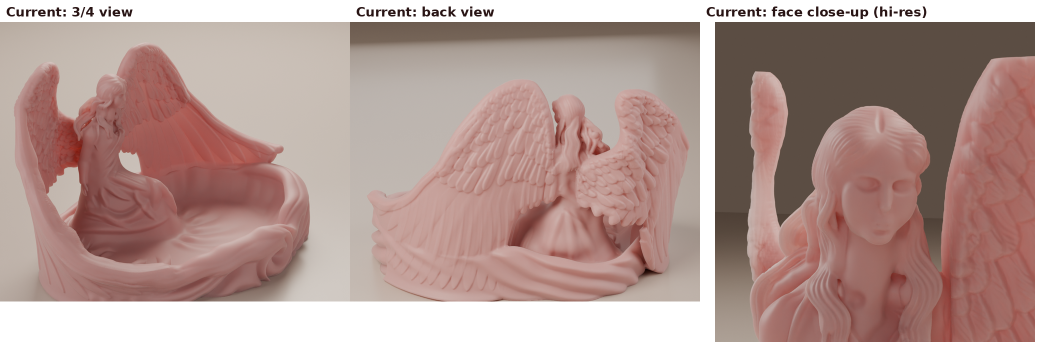
#> input picture angel-dish/progress/angel_progress_views.png, 2100 x 684 px, given in place of angel_progress_views.png.tmp.png, which was not available (shown at 1/2 size)
$ python dish_vs.py ../progress/angel_progress_views.png
#> lines starting #> are read from the running program, lines starting #| are printed output that depends on the picture; pictures that were not available may be replaced by others from this repository, and a replacement may not be noted
"""Unrolled relief crop of the outer wall (shaded), fast.  python3 dish_vs.py out.png [s0 s1] [--fine]"""
import sys, subprocess
from PIL import Image
a = sys.argv[1:]
s0, s1 = (float(a[1]), float(a[2])) if len(a) > 2 and not a[1].startswith('--') else (-40.0, 90.0)
subprocess.run([sys.executable, 'dish_viz.py', a[0] + '.tmp.png', '--s0', str(s0), '--s1', str(s1)] + (['--fine'] if '--fine' in a else []), check=True, capture_output=True)
#> (this line was passed over: subprocess is not available in this run)
im = Image.open(a[0] + '.tmp.png'); w, h = im.size
#> further down, im is the input picture: PIL image 2100x684 RGB; mean R, G, B 177.7, 150.7, 144.7
#> after `w, h = im.size`: w = 2100; h = 684
im = im.crop((0, int(h * 0.12), w, h // 2))
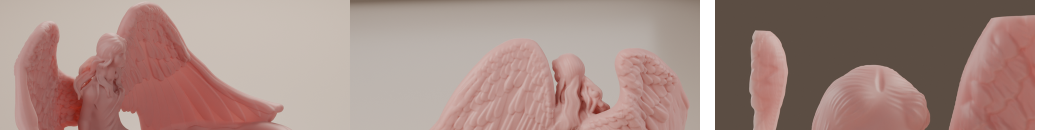
#> im: PIL image 2100x260 RGB (shown at 1/2 size); mean R, G, B 166.6, 139.8, 132.5
sc = 1200.0 / w
#> sc = 0.571
im.resize((1200, int(im.size[1] * sc * 1.0))).save(a[0])
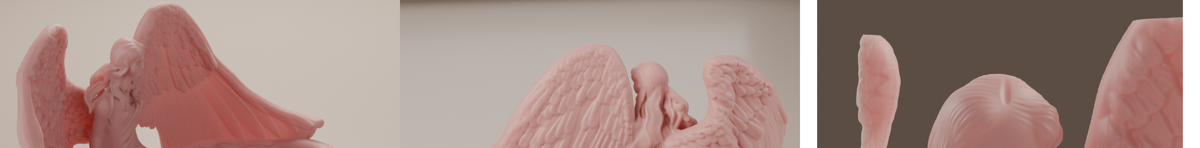
#> saved as angel_progress_views.png: PIL image 1200x148 RGB; mean R, G, B 166.6, 139.8, 132.5
print(a[0])

$ run again, on angel-dish/progress/best_of_threeq.png
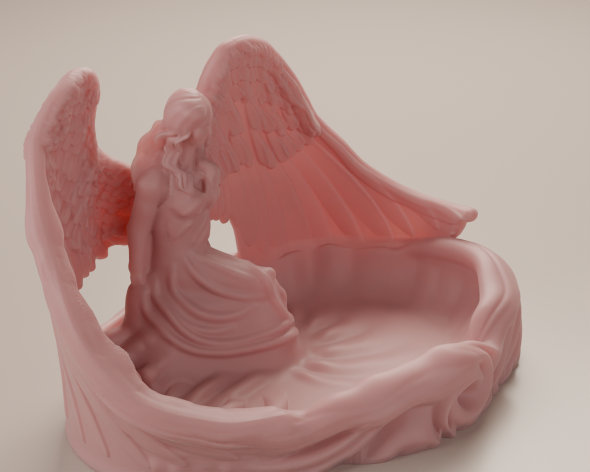
#> input picture angel-dish/progress/best_of_threeq.png, 1179 x 943 px, given in place of best_of_threeq.png.tmp.png, which was not available (shown at 1/2 size)
#> im is the input picture: PIL image 1179x943 RGBA; mean R, G, B, A 175.2, 142.1, 135.5, 255
#> `im = im.crop((0, int(h * 0.12), w, h // 2))`:
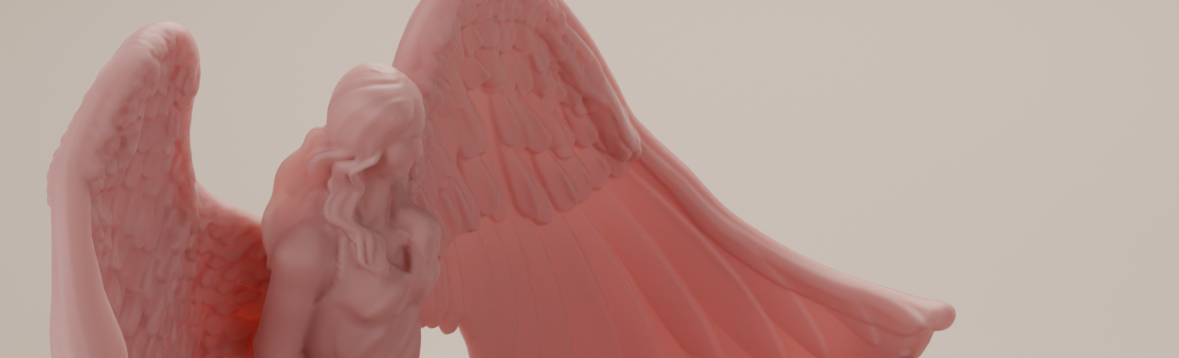
#> im: PIL image 1179x358 RGBA; mean R, G, B, A 180.9, 145.5, 138.4, 255

$ run again, on angel-dish/progress/latest_stl_renders.png
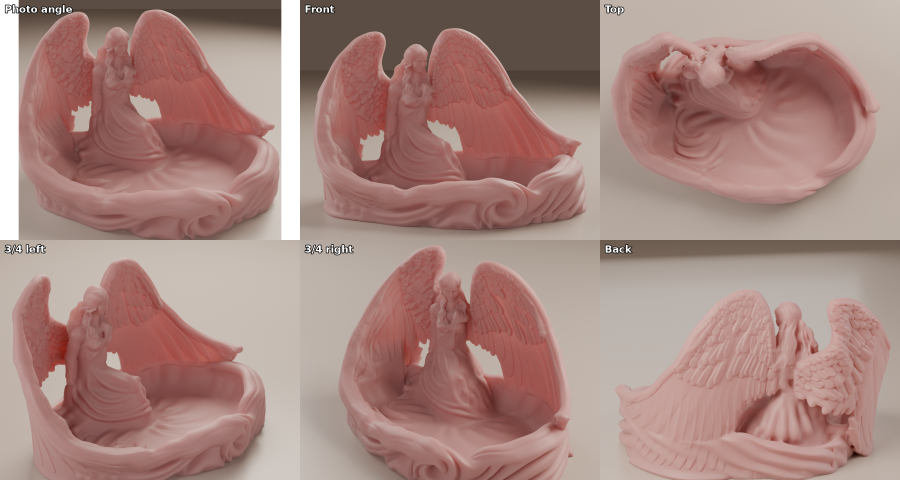
#> input picture angel-dish/progress/latest_stl_renders.png, 2700 x 1440 px, given in place of latest_stl_renders.png.tmp.png, which was not available (shown at 1/3 size)
#> im is the input picture: PIL image 2700x1440 RGB; mean R, G, B 167, 134, 127.3
#> `im = im.crop((0, int(h * 0.12), w, h // 2))`:
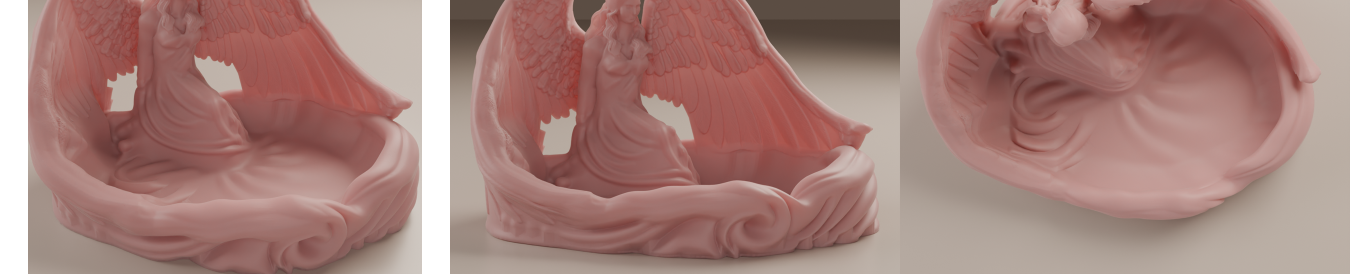
#> im: PIL image 2700x548 RGB (shown at 1/2 size); mean R, G, B 164.4, 126.5, 120.3
#> `im.resize((1200, int(im.size[1] * sc * 1.0))).save(a[0])`:
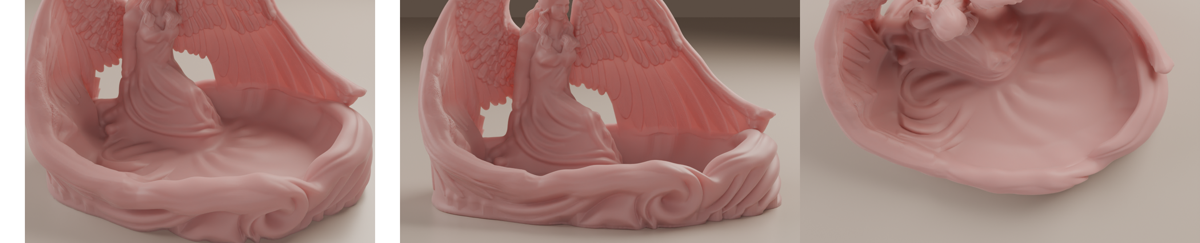
#> saved as latest_stl_renders.png: PIL image 1200x243 RGB; mean R, G, B 164.4, 126.5, 120.3
